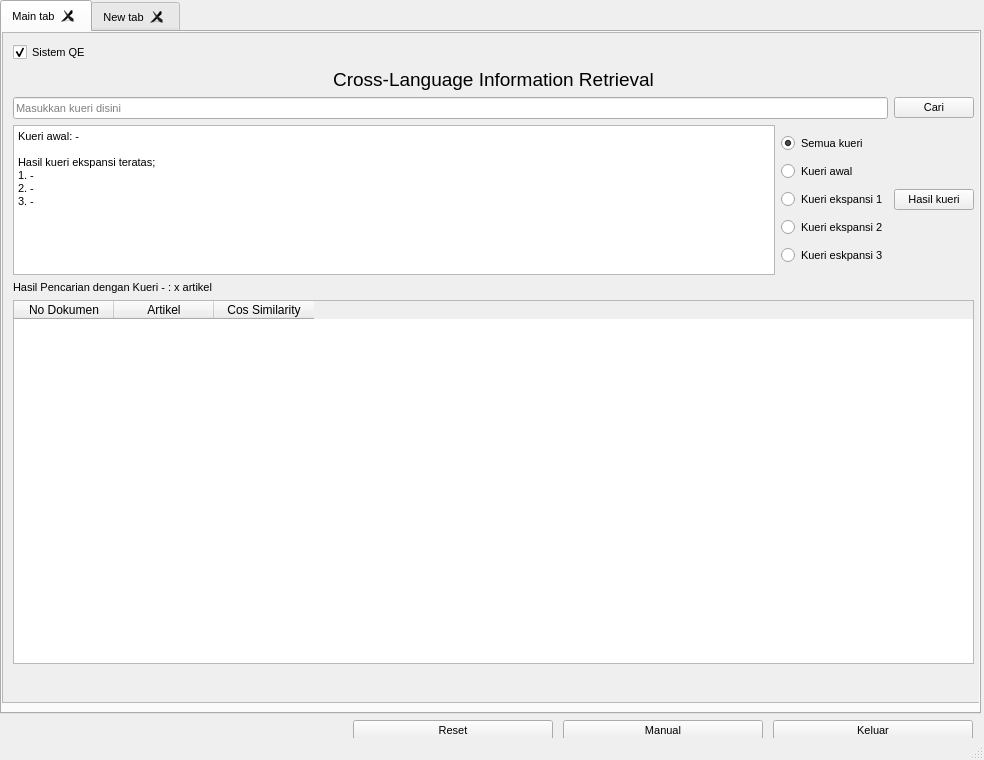
<?xml version="1.0" encoding="UTF-8"?>
<ui version="4.0">
 <class>MainWindow</class>
 <widget class="QMainWindow" name="MainWindow">
  <property name="geometry">
   <rect>
    <x>0</x>
    <y>0</y>
    <width>984</width>
    <height>760</height>
   </rect>
  </property>
  <property name="font">
   <font>
    <pointsize>8</pointsize>
   </font>
  </property>
  <property name="windowTitle">
   <string>MainWindow</string>
  </property>
  <widget class="QWidget" name="centralwidget">
   <widget class="QWidget" name="verticalLayoutWidget">
    <property name="geometry">
     <rect>
      <x>0</x>
      <y>0</y>
      <width>981</width>
      <height>741</height>
     </rect>
    </property>
    <layout class="QVBoxLayout" name="verticalLayout">
     <property name="sizeConstraint">
      <enum>QLayout::SetDefaultConstraint</enum>
     </property>
     <property name="topMargin">
      <number>0</number>
     </property>
     <property name="rightMargin">
      <number>0</number>
     </property>
     <item>
      <layout class="QVBoxLayout" name="verticalLayout_2">
       <item>
        <widget class="QTabWidget" name="tabWidget">
         <property name="currentIndex">
          <number>0</number>
         </property>
         <property name="tabsClosable">
          <bool>true</bool>
         </property>
         <property name="movable">
          <bool>true</bool>
         </property>
         <widget class="QWidget" name="tab">
          <attribute name="title">
           <string>Main tab</string>
          </attribute>
          <widget class="QScrollArea" name="scrollArea">
           <property name="geometry">
            <rect>
             <x>0</x>
             <y>0</y>
             <width>1301</width>
             <height>671</height>
            </rect>
           </property>
           <property name="widgetResizable">
            <bool>true</bool>
           </property>
           <widget class="QWidget" name="scrollAreaWidgetContents">
            <property name="geometry">
             <rect>
              <x>0</x>
              <y>0</y>
              <width>1299</width>
              <height>669</height>
             </rect>
            </property>
            <widget class="QWidget" name="verticalLayoutWidget_3">
             <property name="geometry">
              <rect>
               <x>10</x>
               <y>10</y>
               <width>961</width>
               <height>621</height>
              </rect>
             </property>
             <layout class="QVBoxLayout" name="verticalLayout_3">
              <property name="leftMargin">
               <number>0</number>
              </property>
              <item>
               <layout class="QHBoxLayout" name="horizontalLayout_2">
                <item>
                 <widget class="QCheckBox" name="qeSystem">
                  <property name="text">
                   <string>Sistem QE</string>
                  </property>
                  <property name="checked">
                   <bool>true</bool>
                  </property>
                 </widget>
                </item>
               </layout>
              </item>
              <item>
               <layout class="QHBoxLayout" name="horizontalLayout_9">
                <item>
                 <widget class="QLabel" name="mainTitle">
                  <property name="font">
                   <font>
                    <pointsize>14</pointsize>
                   </font>
                  </property>
                  <property name="text">
                   <string>Cross-Language Information Retrieval</string>
                  </property>
                  <property name="alignment">
                   <set>Qt::AlignCenter</set>
                  </property>
                 </widget>
                </item>
               </layout>
              </item>
              <item>
               <layout class="QHBoxLayout" name="horizontalLayout_10">
                <property name="leftMargin">
                 <number>0</number>
                </property>
                <property name="rightMargin">
                 <number>0</number>
                </property>
                <item>
                 <widget class="QLineEdit" name="inputQuery">
                  <property name="placeholderText">
                   <string>Masukkan kueri disini</string>
                  </property>
                 </widget>
                </item>
                <item>
                 <widget class="QPushButton" name="searchBtn">
                  <property name="text">
                   <string>Cari</string>
                  </property>
                 </widget>
                </item>
               </layout>
              </item>
              <item>
               <layout class="QHBoxLayout" name="horizontalLayout_11">
                <property name="leftMargin">
                 <number>0</number>
                </property>
                <property name="rightMargin">
                 <number>0</number>
                </property>
                <item>
                 <widget class="QPlainTextEdit" name="sysResult">
                  <property name="maximumSize">
                   <size>
                    <width>16777215</width>
                    <height>150</height>
                   </size>
                  </property>
                  <property name="plainText">
                   <string>Kueri awal: -

Hasil kueri ekspansi teratas;
1. -
2. -
3. -</string>
                  </property>
                 </widget>
                </item>
                <item>
                 <layout class="QVBoxLayout" name="verticalLayout_4">
                  <property name="spacing">
                   <number>0</number>
                  </property>
                  <property name="rightMargin">
                   <number>0</number>
                  </property>
                  <item>
                   <widget class="QRadioButton" name="allQuery">
                    <property name="font">
                     <font>
                      <pointsize>8</pointsize>
                     </font>
                    </property>
                    <property name="text">
                     <string>Semua kueri</string>
                    </property>
                    <property name="checked">
                     <bool>true</bool>
                    </property>
                   </widget>
                  </item>
                  <item>
                   <widget class="QRadioButton" name="ogQuery">
                    <property name="font">
                     <font>
                      <pointsize>8</pointsize>
                     </font>
                    </property>
                    <property name="text">
                     <string>Kueri awal</string>
                    </property>
                   </widget>
                  </item>
                  <item>
                   <widget class="QRadioButton" name="qeRes1">
                    <property name="font">
                     <font>
                      <pointsize>8</pointsize>
                     </font>
                    </property>
                    <property name="text">
                     <string>Kueri ekspansi 1</string>
                    </property>
                   </widget>
                  </item>
                  <item>
                   <widget class="QRadioButton" name="qeRes2">
                    <property name="font">
                     <font>
                      <pointsize>8</pointsize>
                     </font>
                    </property>
                    <property name="text">
                     <string>Kueri ekspansi 2</string>
                    </property>
                   </widget>
                  </item>
                  <item>
                   <widget class="QRadioButton" name="qeRes3">
                    <property name="font">
                     <font>
                      <pointsize>8</pointsize>
                     </font>
                    </property>
                    <property name="text">
                     <string>Kueri eskpansi 3</string>
                    </property>
                   </widget>
                  </item>
                 </layout>
                </item>
                <item>
                 <widget class="QPushButton" name="qeBtn">
                  <property name="text">
                   <string>Hasil kueri</string>
                  </property>
                 </widget>
                </item>
               </layout>
              </item>
              <item>
               <layout class="QHBoxLayout" name="horizontalLayout_13">
                <property name="topMargin">
                 <number>0</number>
                </property>
                <item>
                 <widget class="QLabel" name="label_1">
                  <property name="font">
                   <font>
                    <pointsize>8</pointsize>
                   </font>
                  </property>
                  <property name="text">
                   <string>Hasil Pencarian dengan Kueri - : x artikel</string>
                  </property>
                 </widget>
                </item>
               </layout>
              </item>
              <item>
               <layout class="QHBoxLayout" name="horizontalLayout_12">
                <property name="topMargin">
                 <number>0</number>
                </property>
                <item>
                 <widget class="QTableWidget" name="tableWidget">
                  <property name="font">
                   <font>
                    <pointsize>9</pointsize>
                   </font>
                  </property>
                  <column>
                   <property name="text">
                    <string>No Dokumen</string>
                   </property>
                  </column>
                  <column>
                   <property name="text">
                    <string>Artikel</string>
                   </property>
                  </column>
                  <column>
                   <property name="text">
                    <string>Cos Similarity</string>
                   </property>
                  </column>
                 </widget>
                </item>
               </layout>
              </item>
             </layout>
            </widget>
           </widget>
          </widget>
         </widget>
         <widget class="QWidget" name="tab_2">
          <attribute name="title">
           <string>New tab</string>
          </attribute>
          <widget class="QWidget" name="verticalLayoutWidget_5">
           <property name="geometry">
            <rect>
             <x>9</x>
             <y>-1</y>
             <width>961</width>
             <height>631</height>
            </rect>
           </property>
           <layout class="QVBoxLayout" name="verticalLayout_5">
            <property name="spacing">
             <number>0</number>
            </property>
            <item>
             <widget class="QLabel" name="title">
              <property name="font">
               <font>
                <pointsize>14</pointsize>
               </font>
              </property>
              <property name="text">
               <string>Judul</string>
              </property>
              <property name="alignment">
               <set>Qt::AlignCenter</set>
              </property>
             </widget>
            </item>
            <item>
             <widget class="QPlainTextEdit" name="textBrowser">
              <property name="plainText">
               <string>Murid SMA Yoon Ah Yi membiayai dirinya sendiri dan adik perempuannya dengan bekerja paruh waktu. Dia tidak tahu di mana orang tuanya. Penagih utang mengusir ayahnya dari rumah dan kemudian ibunya juga melarikan diri. Meski dengan keadaan keuangannya yang buruk, Yoon Ah Yi berhasil menduduki peringkat teratas di sekolahnya secara akademis. Yoon Ah Yi ingin menjadi dewasa sesegera mungkin, memiliki pekerjaan yang stabil. Teman sekelasnya Na Il Deung bersaing dengan Yoon Ah Yi untuk mendapatkan nilai tertinggi, tapi mereka mulai memiliki perasaan satu sama lain. Suatu hari, Yoon Ah Yi bertemu pesulap Lee Eul di sebuah taman hiburan yang ditinggalkan. Dia melakukan pertunjukan sulap untuk orang-orang yang percaya pada sihir. Dia adalah orang yang misterius, dia menghibur Yoon Ah Yi yang mengatakan bahwa dia percaya sihir. Murid SMA Yoon Ah Yi membiayai dirinya sendiri dan adik perempuannya dengan bekerja paruh waktu. Dia tidak tahu di mana orang tuanya. Penagih utang mengusir ayahnya dari rumah dan kemudian ibunya juga melarikan diri. Meski dengan keadaan keuangannya yang buruk, Yoon Ah Yi berhasil menduduki peringkat teratas di sekolahnya secara akademis. Yoon Ah Yi ingin menjadi dewasa sesegera mungkin, memiliki pekerjaan yang stabil. Teman sekelasnya Na Il Deung bersaing dengan Yoon Ah Yi untuk mendapatkan nilai tertinggi, tapi mereka mulai memiliki perasaan satu sama lain. Suatu hari, Yoon Ah Yi bertemu pesulap Lee Eul di sebuah taman hiburan yang ditinggalkan. Dia melakukan pertunjukan sulap untuk orang-orang yang percaya pada sihir. Dia adalah orang yang misterius, dia menghibur Yoon Ah Yi yang mengatakan bahwa dia percaya sihir. Murid SMA Yoon Ah Yi membiayai dirinya sendiri dan adik perempuannya dengan bekerja paruh waktu. Dia tidak tahu di mana orang tuanya. Penagih utang mengusir ayahnya dari rumah dan kemudian ibunya juga melarikan diri. Meski dengan keadaan keuangannya yang buruk, Yoon Ah Yi berhasil menduduki peringkat teratas di sekolahnya secara akademis. Yoon Ah Yi ingin menjadi dewasa sesegera mungkin, memiliki pekerjaan yang stabil. Teman sekelasnya Na Il Deung bersaing dengan Yoon Ah Yi untuk mendapatkan nilai tertinggi, tapi mereka mulai memiliki perasaan satu sama lain. Suatu hari, Yoon Ah Yi bertemu pesulap Lee Eul di sebuah taman hiburan yang ditinggalkan. Dia melakukan pertunjukan sulap untuk orang-orang yang percaya pada sihir. Dia adalah orang yang misterius, dia menghibur Yoon Ah Yi yang mengatakan bahwa dia percaya sihir. Murid SMA Yoon Ah Yi membiayai dirinya sendiri dan adik perempuannya dengan bekerja paruh waktu. Dia tidak tahu di mana orang tuanya. Penagih utang mengusir ayahnya dari rumah dan kemudian ibunya juga melarikan diri. Meski dengan keadaan keuangannya yang buruk, Yoon Ah Yi berhasil menduduki peringkat teratas di sekolahnya secara akademis. Yoon Ah Yi ingin menjadi dewasa sesegera mungkin, memiliki pekerjaan yang stabil. Teman sekelasnya Na Il Deung bersaing dengan Yoon Ah Yi untuk mendapatkan nilai tertinggi, tapi mereka mulai memiliki perasaan satu sama lain. Suatu hari, Yoon Ah Yi bertemu pesulap Lee Eul di sebuah taman hiburan yang ditinggalkan. Dia melakukan pertunjukan sulap untuk orang-orang yang percaya pada sihir. Dia adalah orang yang misterius, dia menghibur Yoon Ah Yi yang mengatakan bahwa dia percaya sihir. Murid SMA Yoon Ah Yi membiayai dirinya sendiri dan adik perempuannya dengan bekerja paruh waktu. Dia tidak tahu di mana orang tuanya. Penagih utang mengusir ayahnya dari rumah dan kemudian ibunya juga melarikan diri. Meski dengan keadaan keuangannya yang buruk, Yoon Ah Yi berhasil menduduki peringkat teratas di sekolahnya secara akademis. Yoon Ah Yi ingin menjadi dewasa sesegera mungkin, memiliki pekerjaan yang stabil. Teman sekelasnya Na Il Deung bersaing dengan Yoon Ah Yi untuk mendapatkan nilai tertinggi, tapi mereka mulai memiliki perasaan satu sama lain. Suatu hari, Yoon Ah Yi bertemu pesulap Lee Eul di sebuah taman hiburan yang ditinggalkan. Dia melakukan pertunjukan sulap untuk orang-orang yang percaya pada sihir. Dia adalah orang yang misterius, dia menghibur Yoon Ah Yi yang mengatakan bahwa dia percaya sihir. Murid SMA Yoon Ah Yi membiayai dirinya sendiri dan adik perempuannya dengan bekerja paruh waktu. Dia tidak tahu di mana orang tuanya. Penagih utang mengusir ayahnya dari rumah dan kemudian ibunya juga melarikan diri. Meski dengan keadaan keuangannya yang buruk, Yoon Ah Yi berhasil menduduki peringkat teratas di sekolahnya secara akademis. Yoon Ah Yi ingin menjadi dewasa sesegera mungkin, memiliki pekerjaan yang stabil. Teman sekelasnya Na Il Deung bersaing dengan Yoon Ah Yi untuk mendapatkan nilai tertinggi, tapi mereka mulai memiliki perasaan satu sama lain. Suatu hari, Yoon Ah Yi bertemu pesulap Lee Eul di sebuah taman hiburan yang ditinggalkan. Dia melakukan pertunjukan sulap untuk orang-orang yang percaya pada sihir. Dia adalah orang yang misterius, dia menghibur Yoon Ah Yi yang mengatakan bahwa dia percaya sihir.</string>
              </property>
             </widget>
            </item>
           </layout>
          </widget>
         </widget>
        </widget>
       </item>
      </layout>
     </item>
     <item>
      <layout class="QHBoxLayout" name="horizontalLayout">
       <property name="topMargin">
        <number>0</number>
       </property>
       <property name="rightMargin">
        <number>8</number>
       </property>
       <item>
        <layout class="QHBoxLayout" name="horizontalLayout_8">
         <property name="spacing">
          <number>10</number>
         </property>
         <property name="leftMargin">
          <number>20</number>
         </property>
         <item>
          <layout class="QHBoxLayout" name="horizontalLayout_3">
           <property name="spacing">
            <number>20</number>
           </property>
           <item>
            <widget class="QLabel" name="label">
             <property name="text">
              <string/>
             </property>
             <property name="pixmap">
              <pixmap>:/newPrefix/AIR&amp;D.jpg</pixmap>
             </property>
             <property name="scaledContents">
              <bool>true</bool>
             </property>
            </widget>
           </item>
           <item>
            <widget class="QLabel" name="label_2">
             <property name="text">
              <string/>
             </property>
             <property name="pixmap">
              <pixmap>:/newPrefix/logo-unsri.png</pixmap>
             </property>
             <property name="alignment">
              <set>Qt::AlignLeading|Qt::AlignLeft|Qt::AlignVCenter</set>
             </property>
            </widget>
           </item>
          </layout>
         </item>
         <item>
          <widget class="QPushButton" name="resetBtn">
           <property name="maximumSize">
            <size>
             <width>200</width>
             <height>16777215</height>
            </size>
           </property>
           <property name="text">
            <string>Reset</string>
           </property>
          </widget>
         </item>
         <item>
          <widget class="QPushButton" name="manualBtn">
           <property name="maximumSize">
            <size>
             <width>200</width>
             <height>16777215</height>
            </size>
           </property>
           <property name="text">
            <string>Manual</string>
           </property>
          </widget>
         </item>
         <item>
          <widget class="QPushButton" name="exitBtn">
           <property name="maximumSize">
            <size>
             <width>200</width>
             <height>16777215</height>
            </size>
           </property>
           <property name="text">
            <string>Keluar</string>
           </property>
          </widget>
         </item>
        </layout>
       </item>
      </layout>
     </item>
    </layout>
   </widget>
  </widget>
  <widget class="QStatusBar" name="statusbar"/>
 </widget>
 <resources>
  <include location="clirqe.qrc"/>
 </resources>
 <connections/>
</ui>
